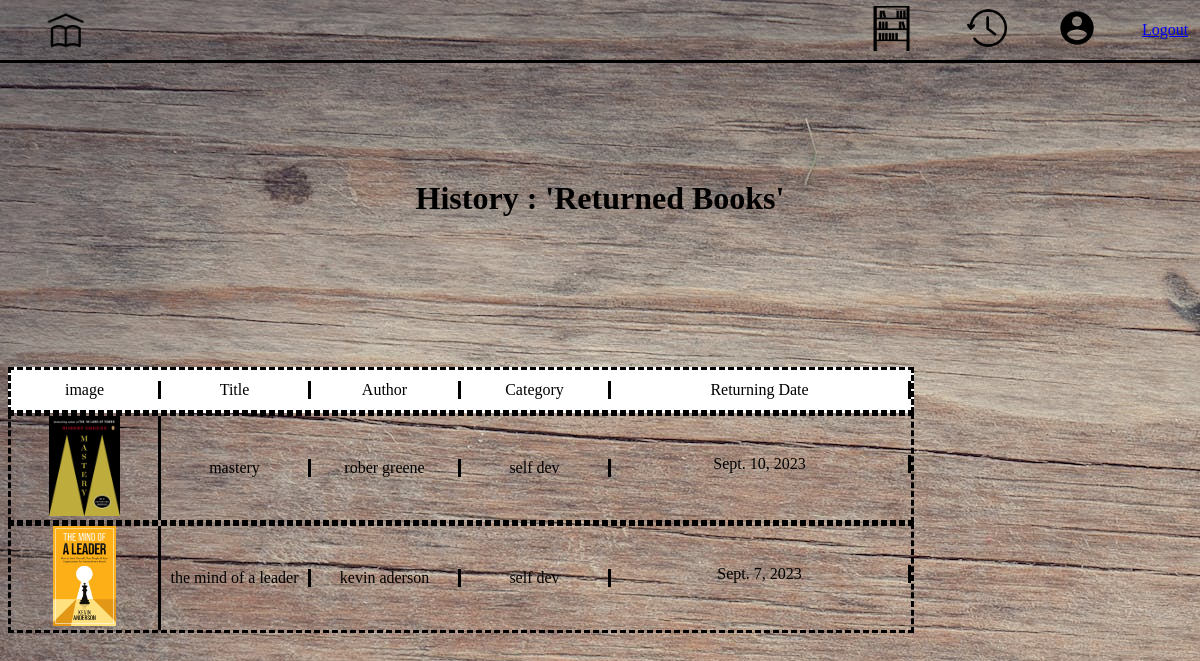
The app's page /pages/returnings/ (signed in), older data.
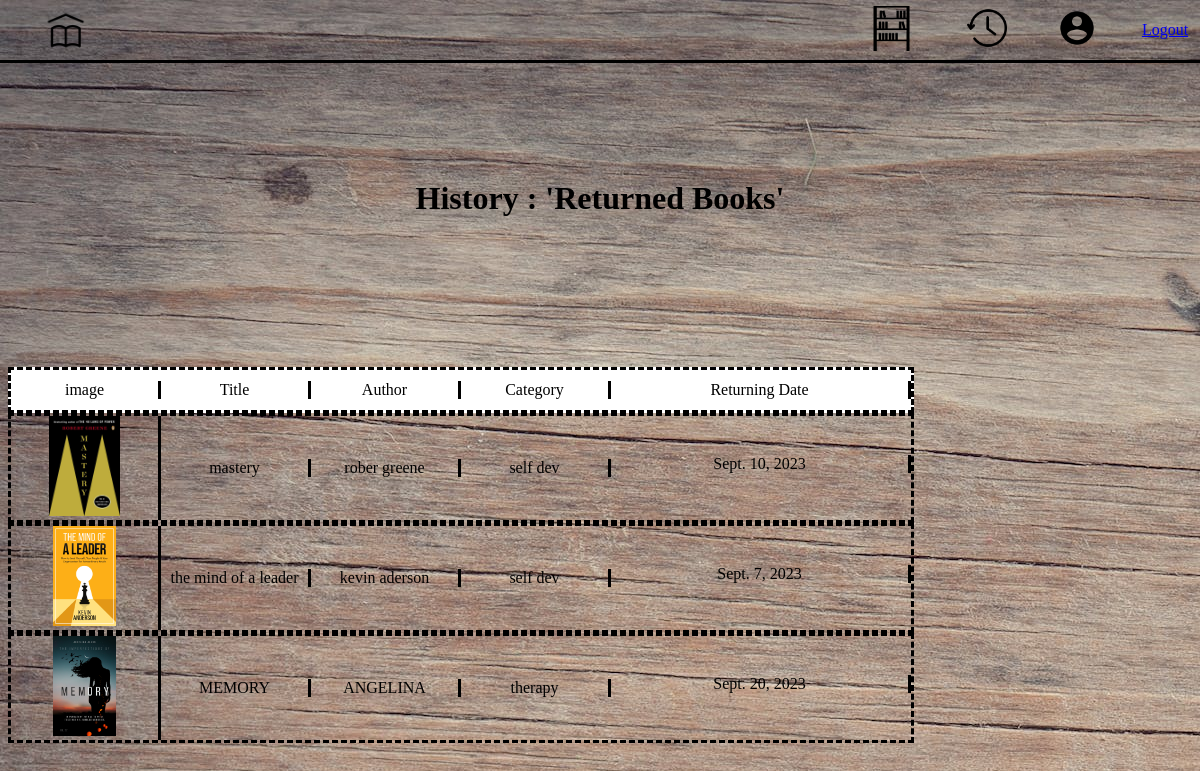
The same page, newer data.
### library/models.py (models this page shows, shortened)
class bookreturning(models.Model):
  customer = models.ForeignKey(customer, on_delete=models.SET_NULL,blank=True, null=True )
  book = models.ForeignKey(Book, on_delete=models.SET_NULL,blank=True, null=True )
  return_date = models.DateField(null=True, blank=True)

class Book(models.Model):
  title = models.CharField(max_length=30, null=True)
  author = models.CharField(max_length=30, null=True)
  category = models.CharField(max_length=30, null=True)
  ISBN = models.CharField(max_length=30, null=True)
  status = models.CharField(max_length=30, null=True)
  image = models.ImageField(null=True, blank=True)
  @property
  def imageURL(self):
    try:
        url = self.image.url
    except:
        url = ''
    return url

### library/views.py (the view)
# urls.py: path('returnings/',views.returning, name='returning'),
def returning(request):
    if request.user.is_authenticated:
        customer = request.user.customer
        returnitems = bookreturning.objects.filter(customer=customer)
    else:
        returnitems =[]
    context = {'returnitems': returnitems}
    return render(request,'library/html/returnings.html', context)

### library/templates/library/html/returnings.html (shortened to what this page needs)
{% load static %}
<!DOCTYPE html>
<html lang="en">
<head>
    <link rel="stylesheet" href="{% static 'css/home.css' %}">
    <link rel="stylesheet" href="{% static 'css/confirmation.css' %}">
    <link rel="stylesheet" href="{% static 'css/history.css' %}">
</head>
<body>
    <div class="header">
        <div class="homebutton">
          <div class="homebutton2"><a class="try"  href="{% url 'home'%}"><img class="home-image" src="{% static 'images/home.png' %}" alt=""></a></div>
        </div>
        <div class="headersearch">
        </div>
        <div class="headeritems">
          <div class="headeritemelement"><a class="try" href="{% url 'myshelf' %}"><img class="shelf-image" src="{% static 'images/shelf.jpeg'%}" alt=""></a></div>
          <div class="headeritemelement"><a class="try" href="{% url 'returning' %}"><img class="history-image" src="{% static 'images/history.png' %}" alt=""></a></div>
          <div class="headeritemelement"><a class="try" href="{% url 'account' %}"><img class="account-image" src="{% static 'images/account.png' %}" alt=""></a></div>
          <div><p><a href="{% url 'logout' %}">Logout</a></p></div>
        </div>
    </div>
    <div class="history-summary"><h1>History : 'Returned Books'</h1></div>
            <div class="history-list-container">
                <div class="return-label-container">
                    <div class="labels">image</div>
                    <div class="labels">Title</div>
                    <div class="labels">Author</div>
                    <div class="labels">Category</div>
                    <div class="labels">Returning Date</div>
                </div>
                {% for item in returnitems %}
                    <div class="return-items">
                        <div class="labels"><img class="check-img" src="{{item.book.imageURL}}" alt=""></div>
                        <div class="labels">{{item.book.title}}</div>
                        <div class="labels">{{item.book.author}}</div>
                        <div class="labels">{{item.book.category}}</div>
                        <p class="labels summary-items-date">{{item.return_date}}</p>
                    </div>
                {% endfor %}
            </div>
</body>
</html>

### static/css/home.css (style rules this page uses)
body { background-image: url("../images/background/back.jpeg"); }
.header { display: grid; grid-template-columns: 1fr 1fr 1fr; height: 60px; position: absolute; left: 0; right: 0; top: 0; bottom: 0; border-bottom-style: solid; border-bottom-color: black; }
.headeritems { align-items: center; text-align: center; justify-content: end; display: grid; grid-template-columns: 95px 85px 85px 70px; column-gap: 5px; }
.homebutton { margin-left: 20px; width: 90px; align-items: center; text-align: center; justify-content: center; }
.homebutton2 { justify-content: center; padding-top: 8px; align-items: center; }
.headeritemelement { margin-right: 12px; }
.try { color: black; text-decoration: none; }
.shelf-image, .home-image { height: 45px; }
.history-image, .account-image { height: 40px; }
.headersearch { padding-top: 9px; text-align: center; }
::placeholder { color: white; }

### static/css/confirmation.css (style rules this page uses)
.summary-items-items, .summary-items-date { margin-top: 8px; padding: 0; }

### static/css/history.css (style rules this page uses)
.return-items { display: grid; grid-template-columns: 1fr 1fr 1fr 1fr 2fr; width: 900px; border: black; border-width: 3px; border-style: dashed; text-align: center; align-items: center; }
.check-img { height: 100px; }
.history-summary { text-align: center; margin-bottom: 90px; margin-top: 180px; }
.history-list-container { margin-top: 150px; }
.return-label-container { display: grid; grid-template-columns: 1fr 1fr 1fr 1fr 2fr ; width: 900px; text-align: center; align-items: center; border-color: black; border-width: 3px; border-style: dashed; height: 40px; background-color: white; }
.labels { border-right-color: black; border-right-width: 3px; border-right-style: solid; }

Row changes from the older to the newer data that the page shows:
added bookreturning: book.imageURL (picture), book "MEMORY", book.author "ANGELINA", book.category "therapy", return_date "Sept. 20, 2023"
